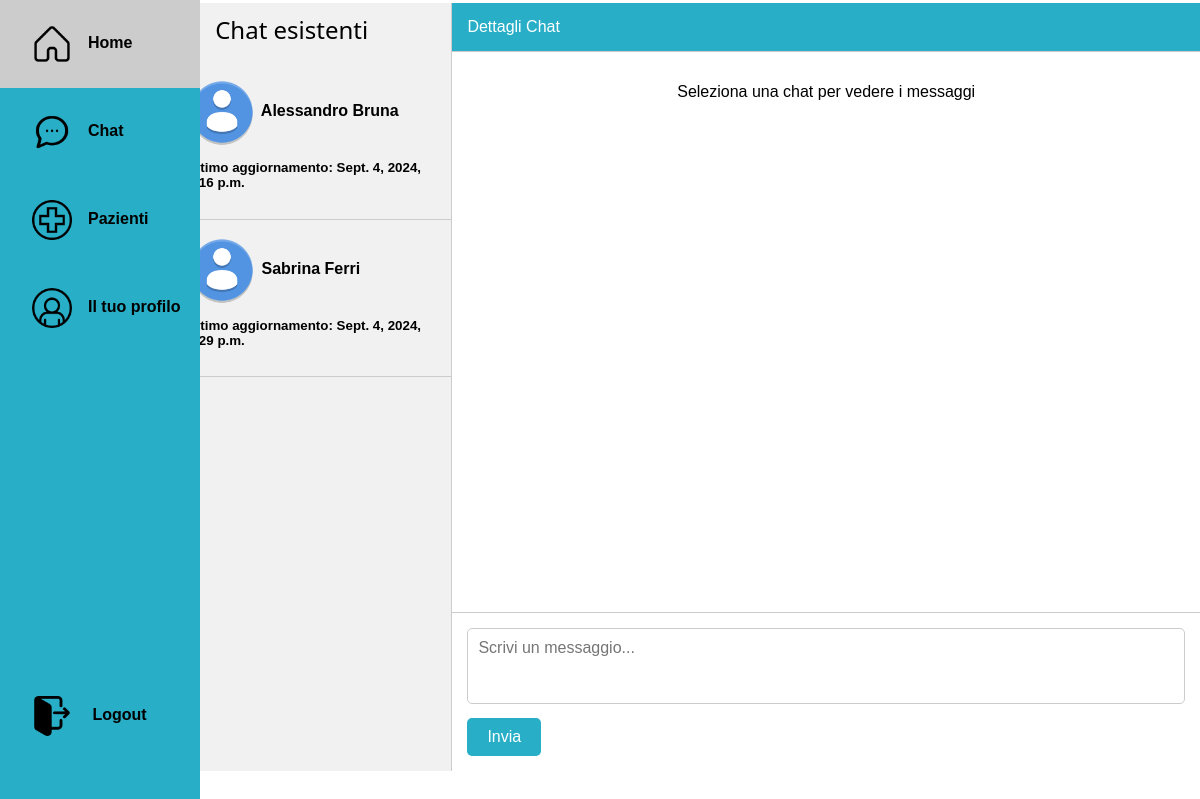
The app's page /chats/ (signed in), older data.
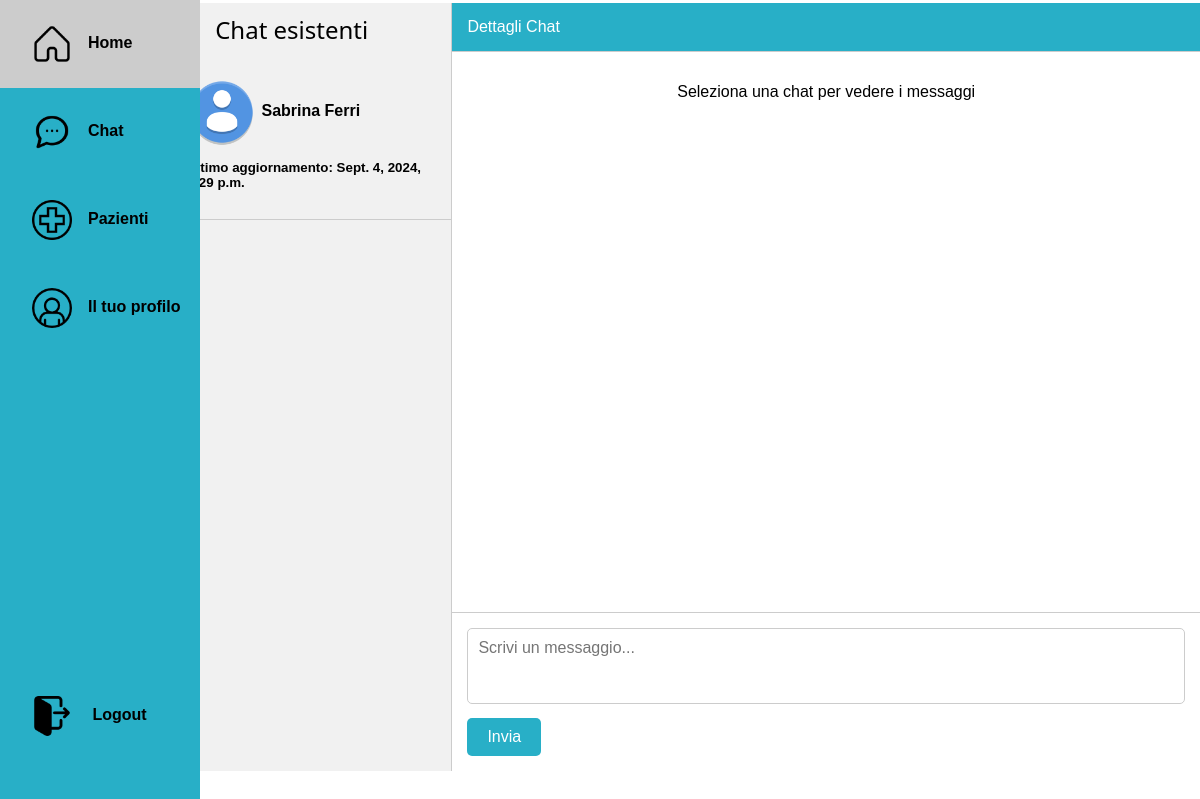
The same page, newer data.
### myapp/models.py (models this page shows, shortened)
class Utente(AbstractUser):
    cf = models.CharField(max_length=16, blank=True)
    nome = models.CharField(max_length=30, blank=True)
    cognome = models.CharField(max_length=30, blank=True)
    provincia = models.CharField(max_length=2, blank=True)
    telefono = models.CharField(max_length=10)
    email = models.EmailField(max_length=100, blank=True)
    genere = models.CharField(max_length=1, choices=[('M', 'Maschio'), ('F', 'Femmina')])
    data_nascita = models.DateField()
    foto_profilo = models.ImageField(upload_to='images/', default='images/avatar-default.png')
    tipo_utente = models.BooleanField(default=False)  # tipo = 1 => dottore, tipo = 0 => paziente
    objects = CustomUserManager()

class Chat(models.Model):
    participants = models.ManyToManyField(Utente, related_name='chats')
    last_updated = models.DateTimeField(auto_now=True)

### myapp/views.py (the view, shortened to what this page needs)
# urls.py: path('chats/', views.chats, name='chats'),
@login_required
def chats(request, receiver=None):
    if request.user.is_authenticated:
        if request.user.tipo_utente:
            user_chats = Chat.objects.filter(participants=request.user).distinct()
            medici = []
    else:
        user_chats = []
        medici = []
    return render(request, 'chat.html', {
        'chats': user_chats,
        'medici': medici,
    })

### myapp/templates/chat.html (shortened to what this page needs)
{% extends 'base.html' %}
{% load static %}
{% block content %}
<link rel="stylesheet" href="{% static 'css/chat.css' %}">
<div class="chat-container" style="display: flex; height: 96vh; width: auto;">
    <div class="contacts">
        <h3 class="w3-center">Chat esistenti</h3>
        <ul style="cursor: pointer">
            {% for chat in chats %}
            <li class="contact" onclick="loadChat('{{ chat.id }}')">
                <div class="contact-name">
                    {% for participant in chat.participants.all %}
                    {% if participant != request.user %}
                    <img src="{{ participant.foto_profilo.url }}" style="width: 70px;height: 70px;border-radius: 50%;">
                    {{participant.nome}}
                    {{participant.cognome}}
                    {%endif %} {% endfor %} <p style="font-size: smaller;">Ultimo aggiornamento: {{ chat.last_updated }}
                    </p>
                </div>
            </li>
            {% empty %}
            <p class="w3-center w3-middle">Non ci sono ancora chat aperte</p>
            {% endfor %}
        </ul>
    </div>
    <div class="chat">
        <div class="chat-header">
            Dettagli Chat
        </div>
        <div class="chat-messages" id="messages">
            <p class="w3-center w3-middle">Seleziona una chat per vedere i messaggi</p>
        </div>
        <div class="chat-input">
            <form id="message-form">
                <textarea id="message-input" name="content" rows="3" placeholder="Scrivi un messaggio..."></textarea>
                <button type="submit" onclick="">Invia</button>
            </form>
        </div>
    </div>
</div>
{% endblock %}

### myapp/templates/base.html (shortened to what this page needs)
{% load static %}
<!DOCTYPE html>
<html lang="en">
<head>
        <link rel="stylesheet" href="{% static 'css/styles.css' %}">
        <link rel="stylesheet" href="https://cdnjs.cloudflare.com/ajax/libs/font-awesome/6.6.0/css/all.min.css">
</head>
<div class="w3-sidebar w3-bar-block" style="background-color: #28afc7;  font-weight:bold;">
        <a href="{% url 'home' %}" class="w3-bar-item w3-button  "><img class="w3-margin" src="{% static 'images/icons/home.png' %}" alt="Icona home" style="width:40px;">Home</a>
        <a href="{% url 'chats' %}" class="w3-bar-item w3-button "><img class="w3-margin" src="{% static 'images/icons/chat.png' %}" alt="Icona chat" style="width:40px;">Chat</a>
        {%if user.tipo_utente is True %}
        <a href="{% url 'mypats' %}" class="w3-bar-item w3-button"><img class="w3-margin" src="{% static 'images/icons/cross.png' %}" alt="Icona Dieta" style="width:40px;">Pazienti</a>
        {%endif%}
        <a href="{% url 'profilo' %}" class="w3-bar-item w3-button "><img class="w3-margin" src="{% static 'images/icons/user.png' %}" alt="Icona profilo" style="width:40px;">Il tuo profilo</a>
        <a href="{% url 'logout' %}" class="w3-bar-item w3-button" style="position:absolute; bottom: 5%" onclick="return confirmLogout()">
    <img class="w3-margin" src="{% static 'images/icons/logout.png' %}" alt="Icona logout" style="width:40px;">
    Logout
</a>
</div>
<div class="container" style="width: 100%; height: 100%;">
        {% block content %}{% endblock %}
</div>
</html>

### static/css/styles.css (style rules this page uses)
.container { width: calc(100% - 250px); height: 100%; margin-left: 11%; margin-top: 3px; gap: 20px; }
html { box-sizing: border-box }
*, *:before, *:after { box-sizing: inherit }
html { -ms-text-size-adjust: 100%; -webkit-text-size-adjust: 100% }
a { background-color: transparent }
img { border-style: none; width: auto; height: auto; }
button, input, select, textarea, optgroup { font: inherit; margin: 0 }
button, input { overflow: visible }
button, select { text-transform: none }
button, [type=button], [type=reset], [type=submit] { -webkit-appearance: button }
textarea { overflow: auto }
html, body { font-family: Arial, sans-serif; margin: 0; padding: 0; display: flex; margin: 0; height: 100%; width: 100%; }
html { overflow-x: hidden }
h3 { font-size: 24px }
h1, h2, h3, h4, h5, h6 { font-family: "Segoe UI", Arial, sans-serif; font-weight: 400; margin: 10px 0 }
img { vertical-align: middle }
a { color: inherit }
.w3-btn, .w3-button { border: none; display: inline-block; padding: 8px 16px; vertical-align: middle; overflow: hidden; text-decoration: none; color: inherit; background-color: inherit; text-align: center; cursor: pointer; white-space: nowrap }
.w3-btn, .w3-button { -webkit-touch-callout: none; -webkit-user-select: none; -khtml-user-select: none; -moz-user-select: none; -ms-user-select: none; user-select: none }
.w3-sidebar { height: 100%; width: 200px; background-color: #28afc7; position: fixed !important; z-index: 1; overflow: auto }
.w3-bar-block .w3-bar-item { width: 100%; display: block; padding: 8px 16px; text-align: left; border: none; white-space: normal; float: none; outline: 0 }
.w3-center { text-align: center !important }
.w3-margin { margin: 16px !important }

### static/css/chat.css (style rules this page uses)
.chat-container { display: flex; height: 96vh; width: 80%; }
.contacts { width: 30%; background-color: #f1f1f1; border-right: 1px solid #ccc; overflow-y: auto; }
.contact { padding: 15px; border-bottom: 1px solid #ccc; cursor: pointer; display: flex; align-items: center; }
.contact-name { font-weight: bold; }
.chat { width: 70%; display: flex; flex-direction: column; }
.chat-header { padding: 15px; background-color: #28afc7; color: white; border-bottom: 1px solid #ccc; }
.chat-messages { flex-grow: 1; padding: 15px; overflow-y: auto; }
.chat-messages { flex-grow: 1; padding: 15px; overflow-y: auto; display: flex; flex-direction: column; }
.chat-input { padding: 15px; border-top: 1px solid #ccc; }
.chat-input textarea { width: 100%; padding: 10px; border-radius: 5px; border: 1px solid #ccc; resize: none; }
.chat-input button { margin-top: 10px; padding: 10px 20px; border: none; border-radius: 5px; background-color: #28afc7; color: white; cursor: pointer; }

Row changes from the older to the newer data that the page shows:
removed Chat: last_updated "Sept. 4, 2024, 1:16 p.m."
no longer on this page (row edited): Utente: foto_profilo (placeholder picture), nome "Alessandro", cognome "Bruna", shown under "Sept. 4, 2024, 1:16 p.m."
